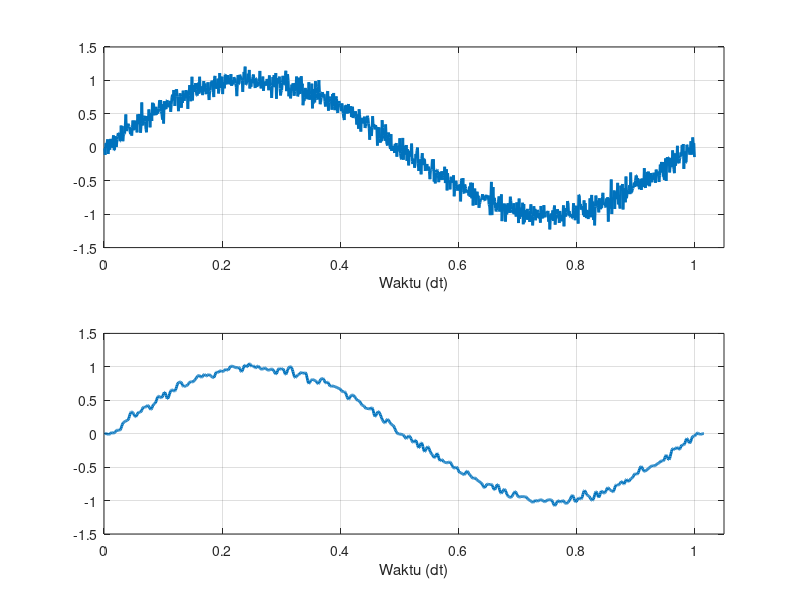

Reproduce this figure in MATLAB.
% praktikum 2b.m : Konvolusi dan FIR

clear all;
T=1000;
LPF_01=fir1(16,0.2,'low')
t=1/T:1/T:1;
y=sin(2*pi*t);
tt=length(y);
nois=0.1*randn(1,tt);
y_n = y + nois;
subplot(2,1,1);
plot(t,y_n,'linewidth',2)
axis([0 1.05 -1.5 1.5])
xlabel('Waktu (dt)')
grid on

% konvolusi FIR filter dengan sinyal dan noise
y_filter=conv(y_n,LPF_01);
subplot(2,1,2);
t_yfil=length(y_filter);
t=1/T:1/T:t_yfil/T;
plot(t,y_filter,'linewidth',2)
axis([0 1.05 -1.5 1.5])
xlabel('Waktu (dt)')
grid on
